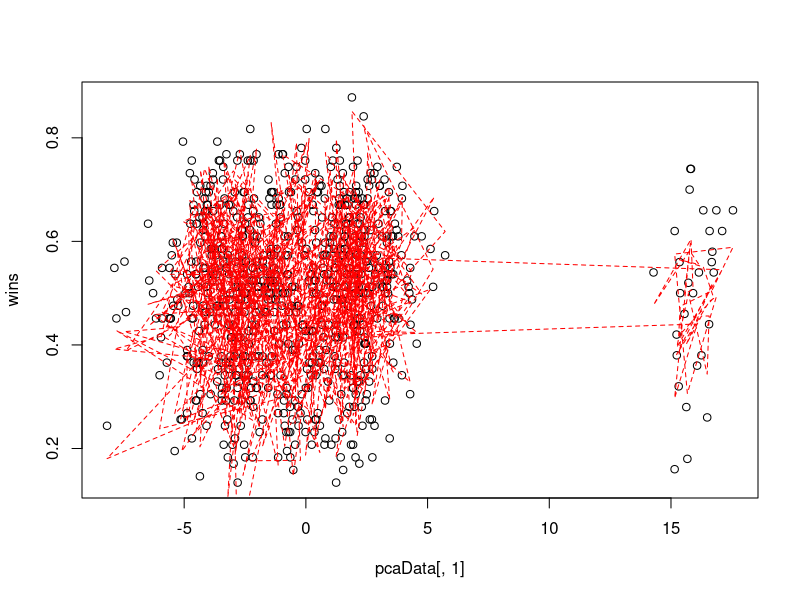
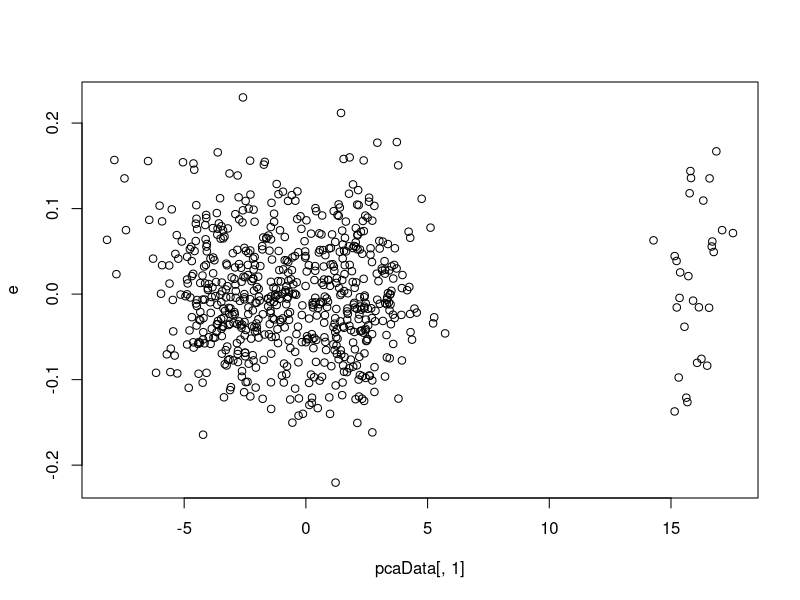

These figures' R source, in order:
library(caret)
library(ggplot2)
library(lattice)
library(e1071)
data = read.csv("team_season.csv", header = T)
#data

wins = data$won/(data$won+data$lost)
#wins

components = preProcess(data[,3:33], method=c("center", "scale", "pca"))

pcaData = predict(components, data[,3:33])


model = lm(wins~pcaData[,1]+pcaData[,2]+pcaData[,3]+pcaData[,4]+pcaData[,5]
           +pcaData[,6]+pcaData[,7]+pcaData[,8]+pcaData[,9]+pcaData[,10])

plot(pcaData[,1],wins)
lines(pcaData[,1],predict(model),lty=2,col="red")

e = resid(model)

plot(pcaData[,1], e)